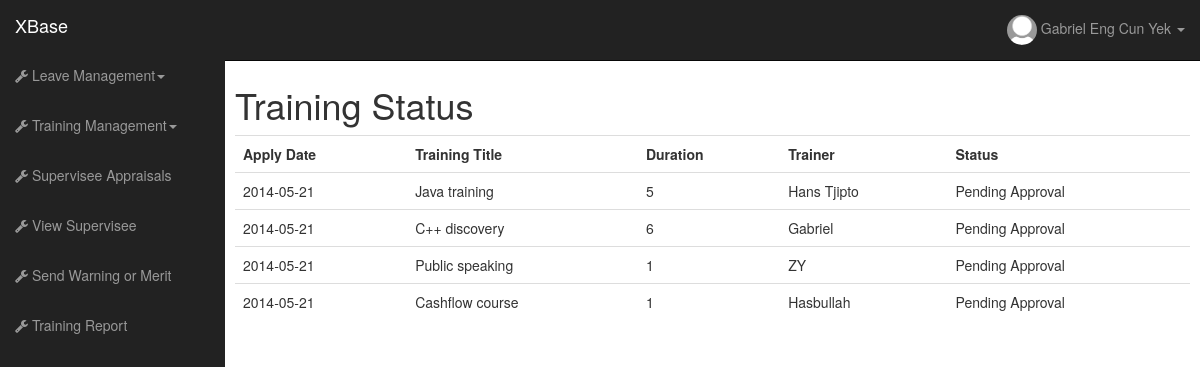
The app's page /main.php?page=TrainingStatus (signed in) with its own data.
### tables this page shows
CREATE TABLE IF NOT EXISTS `employees` (
  `Employees_ID` int(11) NOT NULL AUTO_INCREMENT,
  `FullName` varchar(300) NOT NULL,
  `Identification_Card` varchar(100) NOT NULL,
  `Address` varchar(300) NOT NULL,
  `Contact_No` varchar(100) NOT NULL,
  `Email` varchar(300) NOT NULL,
  `Salary` varchar(100) NOT NULL,
  `Experience` varchar(300) NOT NULL,
  `Gender` varchar(100) NOT NULL,
  `Recruitment_Date` date NOT NULL,
  `Privilege` varchar(100) NOT NULL,
  PRIMARY KEY (`Employees_ID`)
);

CREATE TABLE IF NOT EXISTS `employees_training` (
  `EmpTraining_ID` int(11) NOT NULL AUTO_INCREMENT,
  `Program_ID` int(11) NOT NULL,
  `Employees_ID` int(11) NOT NULL,
  `Apply_Date` date NOT NULL,
  PRIMARY KEY (`EmpTraining_ID`)
);

CREATE TABLE IF NOT EXISTS `training_programs` (
  `Program_ID` int(11) NOT NULL AUTO_INCREMENT,
  `Title` varchar(300) NOT NULL,
  `Quota` int(11) NOT NULL,
  `Total_Joined` int(11) NOT NULL,
  `Duration` varchar(100) NOT NULL,
  `Trainer` varchar(300) NOT NULL,
  `Description` varchar(500) NOT NULL,
  PRIMARY KEY (`Program_ID`)
);

### core/function/users.php (called while the page is built, shortened)
<?php
function getuserdetails ($id, $parameter){
    $query= mysql_query("SELECT * FROM employees WHERE Employees_ID='$id'");
    $result = mysql_result($query,0, $parameter);
    return $result;
}
?>

### widget/training-status.php (the view)
<div id="col-lg-3">
<h1>Training Status</h1>
<table class="table table-hover">
<tr>
<th>Apply Date
</th>
<th>Training Title
</th>
<th>Duration
</th>
<th>Trainer
</th>
<th>Status
</th>
</tr>
<?php
$query = mysql_query("SELECT *
FROM employees_training
INNER JOIN training_programs ON training_programs.Program_ID = employees_training.Program_ID
WHERE employees_training.Employees_ID ='$userid'");
while($result= mysql_fetch_assoc($query)){
	$empTraining_id = $result['EmpTraining_ID'];
	$query2 = mysql_query ("SELECT Approval, Supervisor_ID FROM training_track WHERE EmpTraining_ID = '$empTraining_id'");
	if(mysql_num_rows($query2)>0){
		if (mysql_result($query2, 0, 'Approval') == "Approve"){
			$status = "Approve";
		}else{
			$status = "Not Approve";
		}
	}else{
		$status ="Pending Approval";
	}
	echo "<tr><td>". $result['Apply_Date']."</td> <td>". $result['Title']."</td><td>". $result['Duration']."</td><td>".$result['Trainer']."</td><td>".$status."</td></tr>" ;
 }
?>
</table>
</div>

### widget/topmenu-supervisor.php (shortened to what this page needs)
<ul class="nav navbar-nav navbar-right navbar-user">
            <li class="dropdown user-dropdown">
              <a href="#" class="dropdown-toggle" data-toggle="dropdown"><img src='<?php
			 $file = "picture/".$userid.".jpg";
			 if (file_exists($file)==true){
				$pict = $userid;
			 }else{
				 $pict = "no-pict";
			 }
			 echo "picture/".$pict.".jpg";
			 ?>'  width="30px" height="30px"  class="img-circle">
 <?php echo getuserdetails($userid, "FullName");  ?> <b class="caret"></b></a>
            </li>
          </ul>

### records on screen
employees: FullName "Gabriel Eng Cun Yek"
employees_training: Apply_Date "2014-05-21", Program_ID.Title "Java training", Program_ID.Duration "5", Program_ID.Trainer "Hans Tjipto", status "Pending Approval"
employees_training: Apply_Date "2014-05-21", Program_ID.Title "C++ discovery", Program_ID.Duration "6", Program_ID.Trainer "Gabriel", status "Pending Approval"
employees_training: Apply_Date "2014-05-21", Program_ID.Title "Public speaking", Program_ID.Duration "1", Program_ID.Trainer "ZY", status "Pending Approval"
employees_training: Apply_Date "2014-05-21", Program_ID.Title "Cashflow course", Program_ID.Duration "1", Program_ID.Trainer "Hasbullah", status "Pending Approval"
